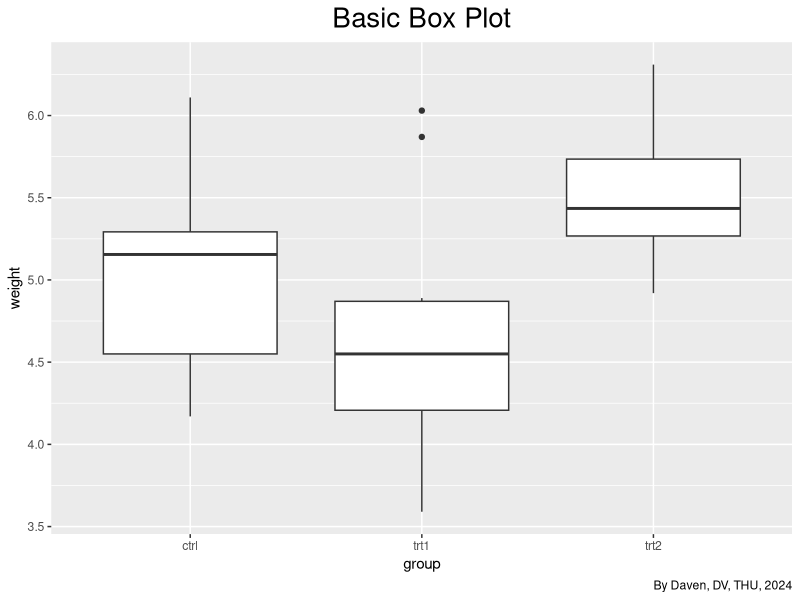
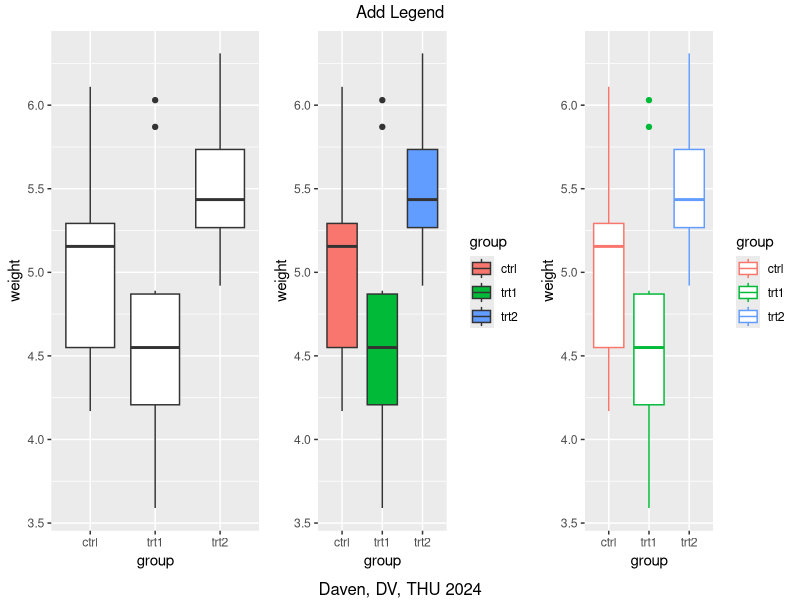
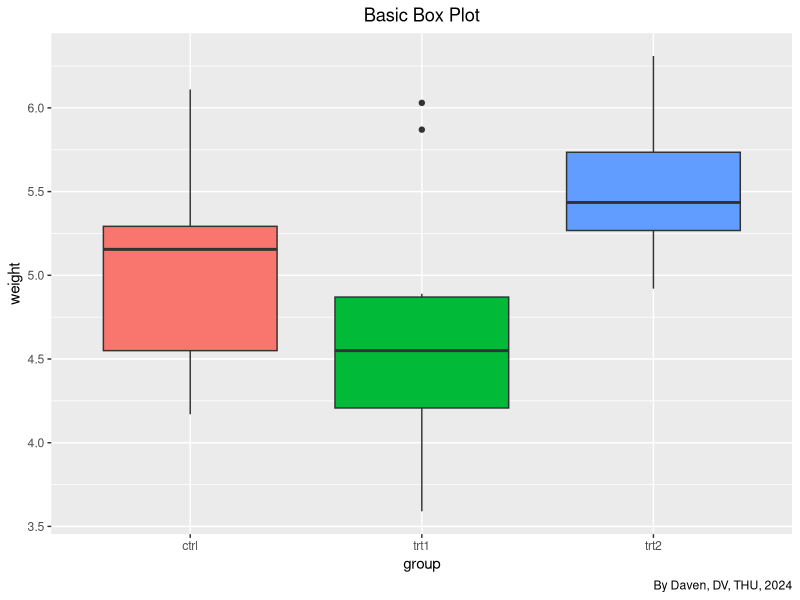
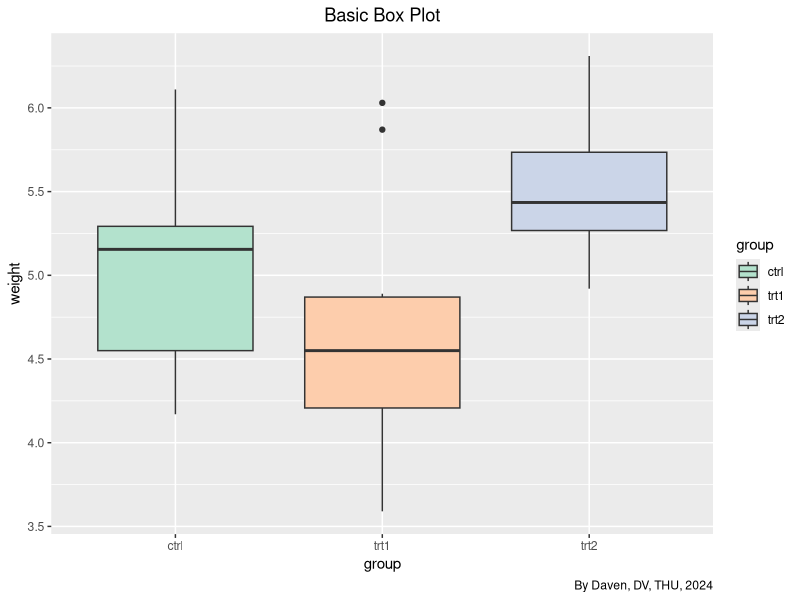
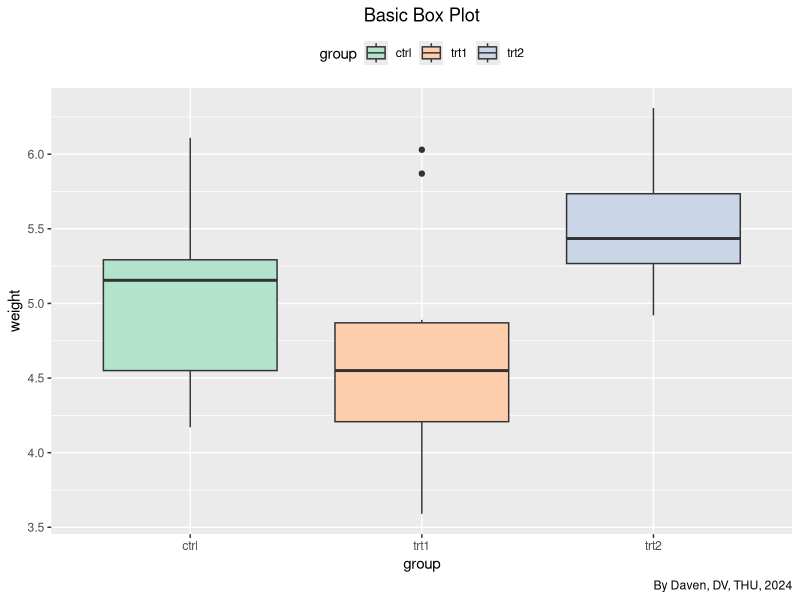
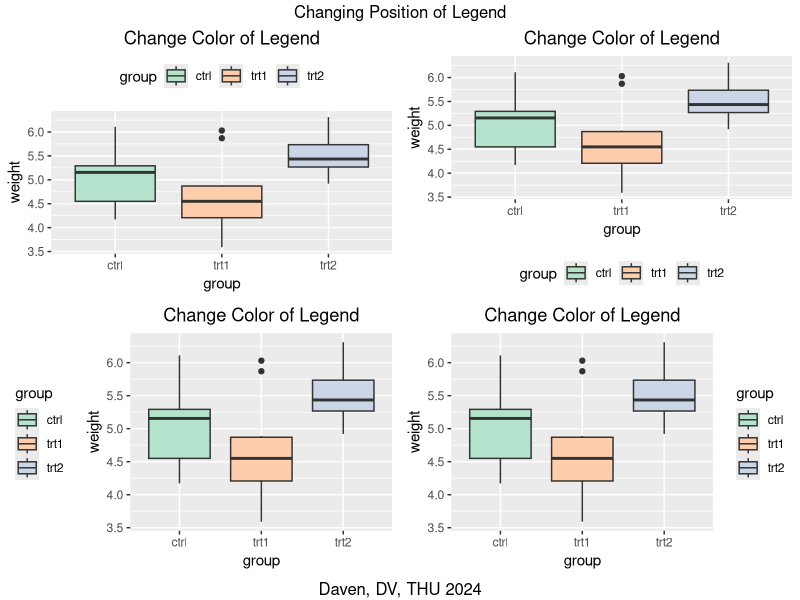

The R source for these figures, in order:
## ---- chunk 1
library(ggplot2)

ggplot(PlantGrowth, aes (x = group, y = weight)) +
  geom_boxplot() +
  labs(title = 'Basic Box Plot',
       caption = 'By Daven, DV, THU, 2024') +
  theme(plot.title = element_text(hjust = 0.5, size = 20))
## ---- chunk 2
#| warning: false
library(ggplot2)
library(gridExtra)

p1 <- ggplot(PlantGrowth, aes(x = group, y = weight)) + 
  geom_boxplot()

p2 <- ggplot(PlantGrowth, aes(x = group, y = weight, fill = group)) + 
  geom_boxplot()

p3 <- ggplot(PlantGrowth, aes(x = group, y = weight, color = group)) + 
  geom_boxplot()

grid.arrange(p1, p2, p3, ncol = 3, top = 'Add Legend', 
             bottom = 'Daven, DV, THU 2024')
## ---- chunk 3
#| warning: false
ggplot(PlantGrowth, aes(x = group, y = weight, fill = group)) + 
  geom_boxplot() +
  guides(fill = FALSE) +
  labs(title = 'Basic Box Plot',
       caption = 'By Daven, DV, THU, 2024') +
  theme(plot.title = element_text(hjust=0.5))
## ---- chunk 4
ggplot(PlantGrowth, aes(x = group, y = weight, fill = group)) +
  geom_boxplot() +
  scale_fill_brewer(palette = "Pastel2") +
  labs(title = 'Basic Box Plot',
       caption = 'By Daven, DV, THU, 2024') +
  theme(plot.title = element_text(hjust=0.5))
## ---- chunk 5
ggplot(PlantGrowth, aes(x = group, y = weight, fill = group)) +
  geom_boxplot() +
  scale_fill_brewer(palette = "Pastel2") +
  labs(title = 'Basic Box Plot',
       caption = 'By Daven, DV, THU, 2024') +
  theme(plot.title = element_text(hjust=0.5),
        legend.position = 'top')
## ---- chunk 6
p1 <- ggplot(PlantGrowth, aes(x = group, y = weight, fill = group)) +
  geom_boxplot() +
  scale_fill_brewer(palette = "Pastel2") +
  ggtitle('Change Color of Legend') +
  theme(plot.title = element_text(hjust = 0.5),
        legend.position = 'top')
p2 <- p1 + theme(legend.position = 'bottom')
p3 <- p1 + theme(legend.position = 'left')
p4 <- p1 + theme(legend.position = 'right')

grid.arrange(p1, p2, p3, p4, ncol=2,
             top = 'Changing Position of Legend',
             bottom = 'Daven, DV, THU 2024')
